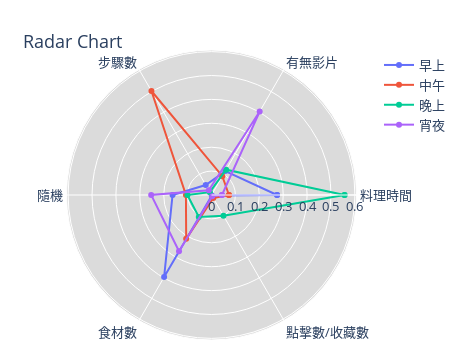

Notebook code for this chart:
### Code cell
import plotly.graph_objects as go

df3=pd.melt(pd.crosstab(Demo['選擇的Rich Menu'], Demo['時段'], dropna=False).reset_index().fillna(0), id_vars=["選擇的Rich Menu"],var_name='時段', value_name="Value")
df3=pd.merge(df3,df3.groupby(['時段'])['Value'].apply(np.sum).to_frame("total_count").reset_index())
df3['ratio'] = df3.Value/df3.total_count
df3['ratio'].iloc[:6] =np.random.dirichlet(np.ones(6),size=1)[0]
df3['ratio'].iloc[6:12] =np.random.dirichlet(np.ones(6),size=1)[0]
df3['ratio'].iloc[12:18] =np.random.dirichlet(np.ones(6),size=1)[0]
df3['ratio'].iloc[18:] =np.random.dirichlet(np.ones(6),size=1)[0]


categories = ['料理時間','有無影片','步驟數',
              '隨機', '食材數','點擊數/收藏數','料理時間']
layout = go.Layout(
    autosize=False,
    font_size=11,width=450,height=350,margin=dict(t=50,r=0, b=10,l=50))
fig1 = go.Figure(layout=layout)

temp = df3[df3.時段=='早上'].ratio.tolist()
temp.append(df3[df3.時段=='早上'].ratio.tolist()[0])
fig1.add_trace(go.Scatterpolar(
      r = temp,
      theta=categories,
      #fill='toself',
      name='早上'
))
temp = df3[df3.時段=='中午'].ratio.tolist()
temp.append(df3[df3.時段=='中午'].ratio.tolist()[0])
fig1.add_trace(go.Scatterpolar(
      r=temp,
      theta=categories,
      #fill='toself',
      name='中午'
))
temp = df3[df3.時段=='晚上'].ratio.tolist()
temp.append(df3[df3.時段=='晚上'].ratio.tolist()[0])
fig1.add_trace(go.Scatterpolar(
      r=temp,
      theta=categories,
      #fill='toself',
      name='晚上'
      
))

temp = df3[df3.時段=='宵夜'].ratio.tolist()
temp.append(df3[df3.時段=='宵夜'].ratio.tolist()[0])
fig1.add_trace(go.Scatterpolar(
      r=temp,
      theta=categories,
      #fill='toself',
      name='宵夜'
))

fig1.update_polars(bgcolor="#DBDBDB")
fig1.update_layout(
  title_text="</b><br>Radar Chart", font_size=13,
  polar=dict(
    radialaxis=dict(
      visible=True,
      range=[0, max(df3.ratio)+0.05]
    )),
  showlegend=True
)

fig1.show()

### Figure 1 — Plotly figure (JSON) as saved in the notebook; plotly's stock layout.template omitted (floating-point values rounded to 4 significant figures)
{"data": [{"name": "早上", "r": [0.2743, 0.1154, 0.04826, 0.163, 0.3966, 0.002345, 0.2743], "theta": ["料理時間", "有無影片", "步驟數", "隨機", "食材數", "點擊數/收藏數", "料理時間"], "type": "scatterpolar"}, {"name": "中午", "r": [0.073, 0.09071, 0.5026, 0.107, 0.2119, 0.01479, 0.073], "theta": ["料理時間", "有無影片", "步驟數", "隨機", "食材數", "點擊數/收藏數", "料理時間"], "type": "scatterpolar"}, {"name": "晚上", "r": [0.5568, 0.1224, 0.01375, 0.1008, 0.1062, 0.1001, 0.5568], "theta": ["料理時間", "有無影片", "步驟數", "隨機", "食材數", "點擊數/收藏數", "料理時間"], "type": "scatterpolar"}, {"name": "宵夜", "r": [0.04377, 0.4031, 0.02269, 0.2525, 0.2718, 0.006141, 0.04377], "theta": ["料理時間", "有無影片", "步驟數", "隨機", "食材數", "點擊數/收藏數", "料理時間"], "type": "scatterpolar"}], "layout": {"autosize": false, "font": {"size": 13}, "height": 350, "margin": {"b": 10, "l": 50, "r": 0, "t": 50}, "polar": {"bgcolor": "#DBDBDB", "radialaxis": {"range": [0, 0.6068], "visible": true}}, "showlegend": true, "title": {"text": "</b><br>Radar Chart"}, "width": 450}}
